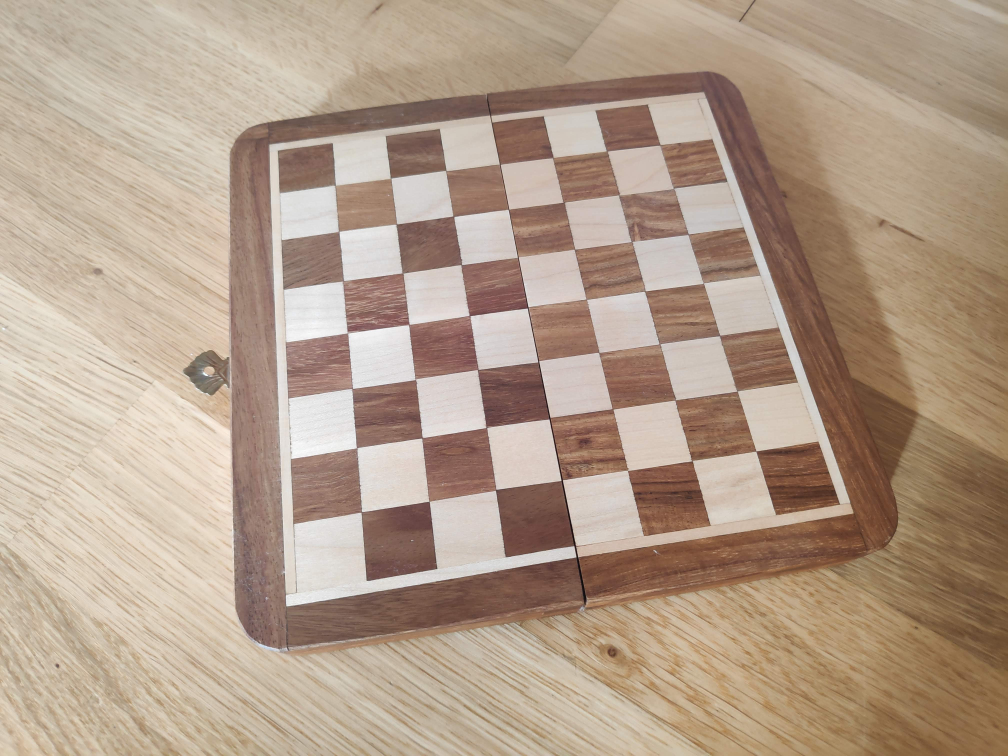
#> input picture RoboJan/callibration_images/IMG_20211029_142555.jpg, 4032 x 3024 px (shown at 1/4 size); its folder holds only this picture in this run
$ python -i image_processing.py   (imports and definitions only)
#> lines starting #> are read from the running program, lines starting #| are printed output that depends on the picture; after the words box and inside, x2 and y2 are one past the last pixel; in counts of white or black regions, pixels touching at a corner belong together
#> further down, picture is the input picture: shape (3024, 4032, 3); mean B, G, R 138.4, 156.9, 178.1
import numpy as np
import cv2 as cv
import glob


# [56 lines left out: functions calibrate, colour_filter, not called in this run]

def edge_detect(masked_frame):
    # convert img to grayscale
    img_gray = cv.cvtColor(masked_frame, cv.COLOR_BGR2GRAY)
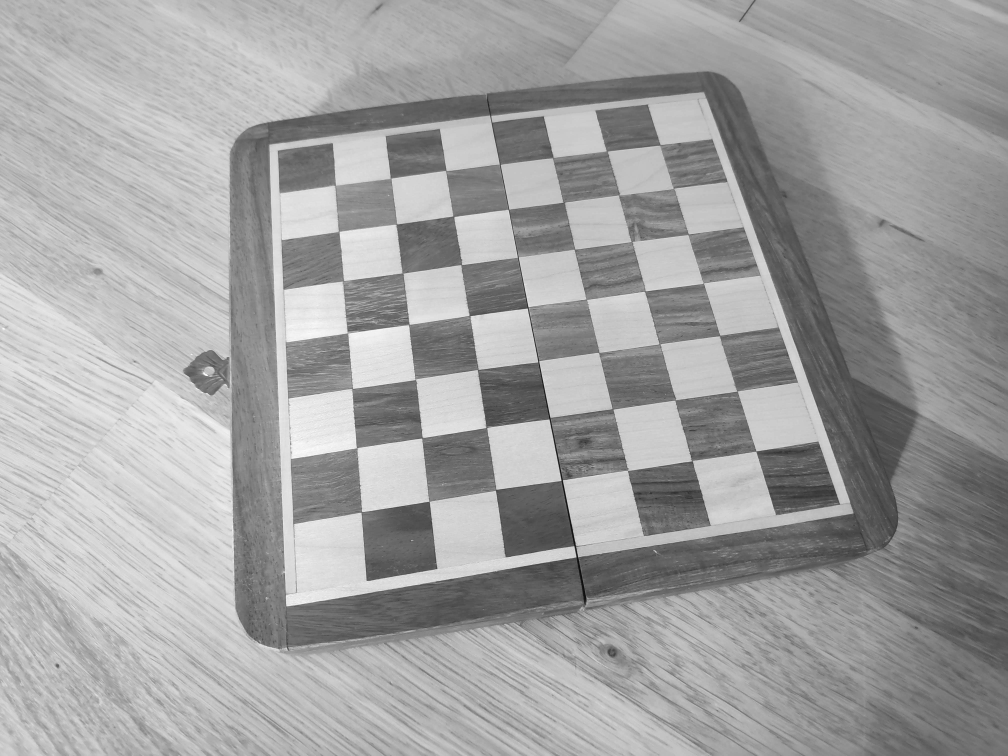
#> img_gray: shape (3024, 4032) (shown at 1/4 size); min 1, max 255, mean 161.1
    # Canny Edge Detection
    edges = cv.Canny(image=img_gray, threshold1=100, threshold2=200)  # Canny Edge Detection
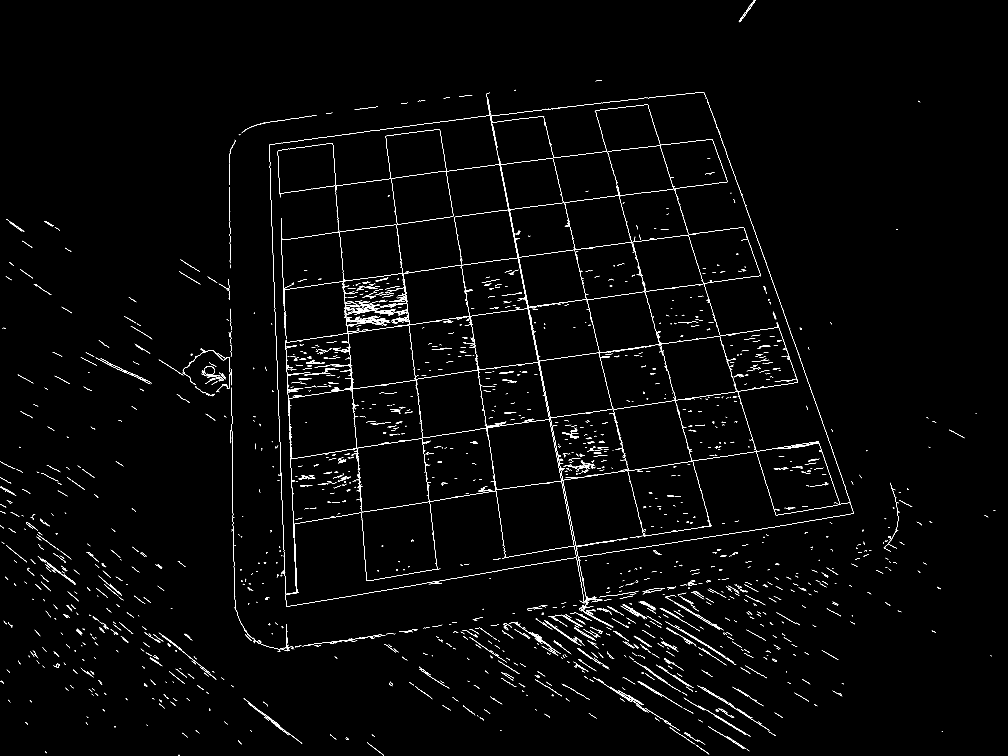
#> edges: shape (3024, 4032) (shown at 1/4 size); 0.96% white in thin lines or dots
    contours, _ = cv.findContours(edges, cv.RETR_EXTERNAL, cv.CHAIN_APPROX_SIMPLE)
#> contours = 2289 contours, 2061 with area under 20; largest, box (x1, y1, x2, y2) and area: (2038, 841, 3362, 2399) 117965, (1948, 1677, 2246, 1959) 64642, (2347, 1167, 2638, 1412) 51780, (1565, 684, 1814, 898) 41484, (2000, 633, 2254, 839) 39250
    # contours = np.squeeze(cv.goodFeaturesToTrack(img_gray, 4, 0.1, 10))
    return edges, contours

def display_contours(contours):
    cv.drawContours(frame_processed, contours, -1, (0, 255, 0))

# [39 lines left out: functions area_filter, coordinate_filter, display_tracker, not called in this run]

>>> import cv2
>>> picture = cv2.imread('callibration_images/IMG_20211029_142555.jpg')
>>> result = edge_detect(picture)

$ run again, on RoboJan/callibration_images/IMG_20211029_142558.jpg
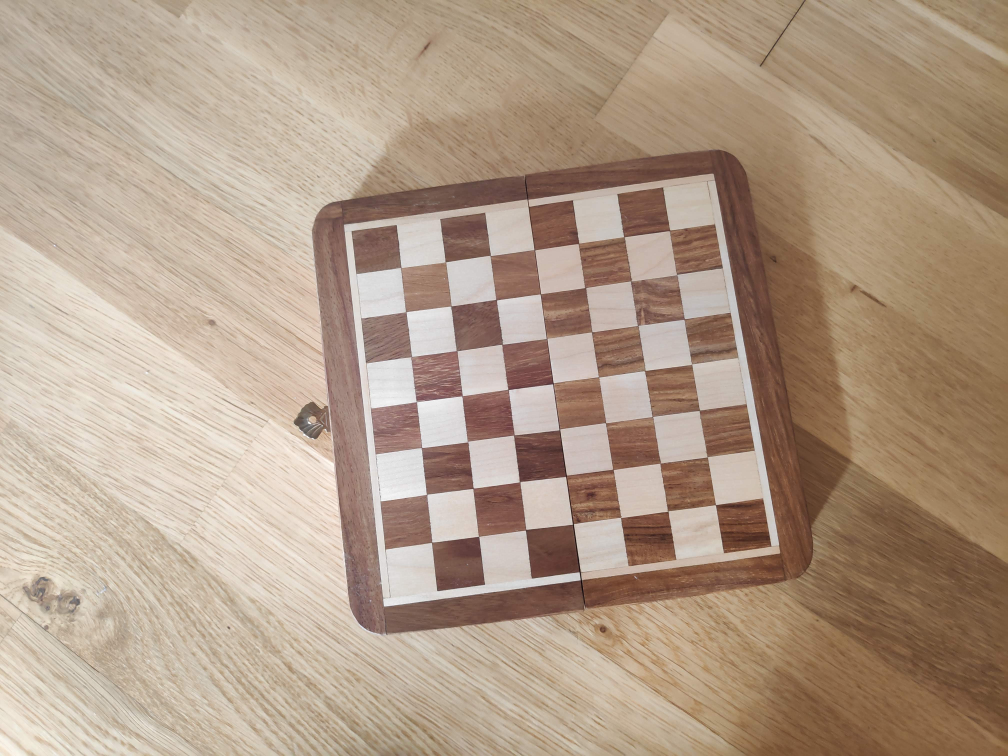
#> input picture RoboJan/callibration_images/IMG_20211029_142558.jpg, 4032 x 3024 px (shown at 1/4 size)
#> picture is the input picture: shape (3024, 4032, 3); mean B, G, R 135.6, 155.1, 176.4
#> in edge_detect, `img_gray = cv.cvtColor(masked_frame, cv.COLOR_BGR2GRAY)`:
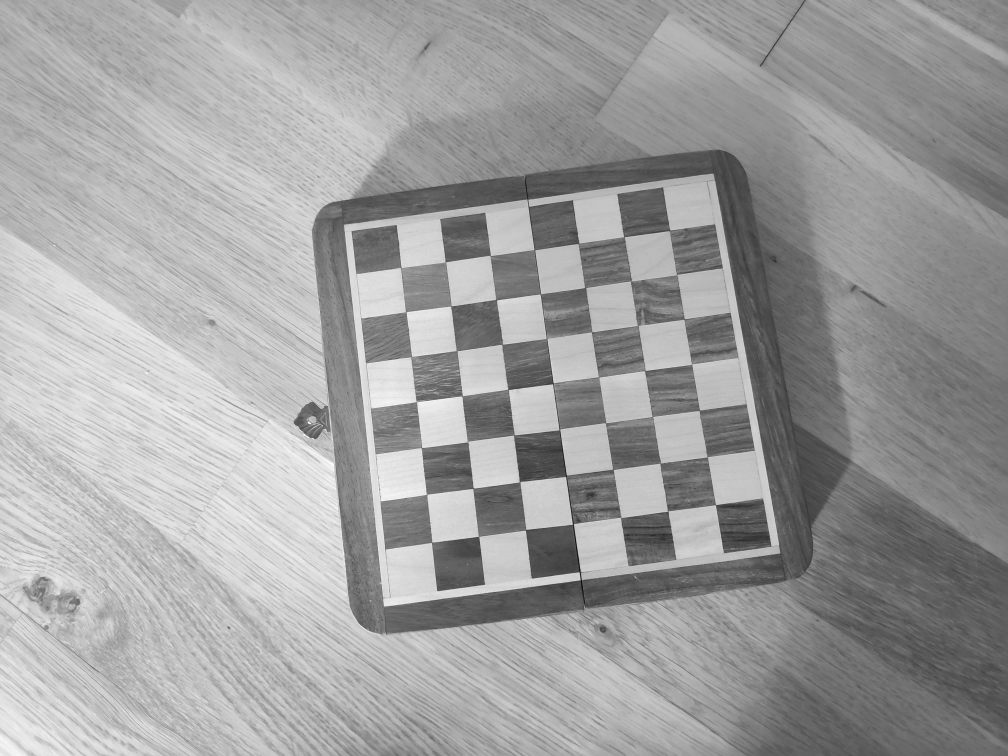
#> img_gray: shape (3024, 4032) (shown at 1/4 size); min 2, max 255, mean 159.3
#> in edge_detect, `edges = cv.Canny(image=img_gray, threshold1=100, threshold2=200)`:
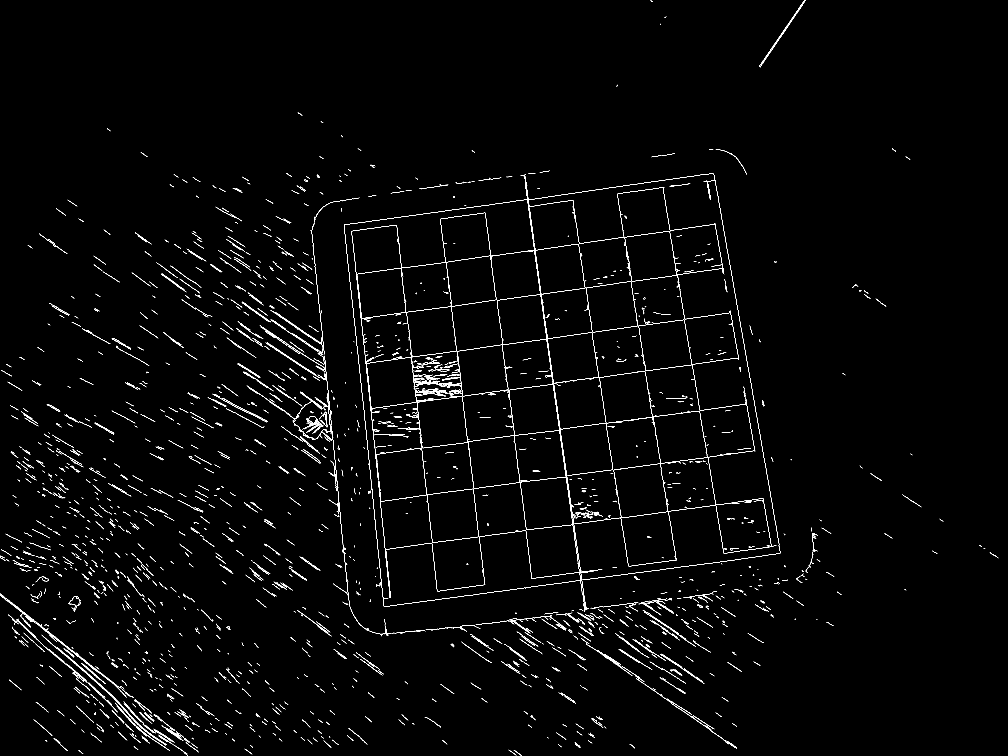
#> edges: shape (3024, 4032) (shown at 1/4 size); 1% white in thin lines or dots
#> contours = 2124 contours, 1744 with area under 20; largest, box (x1, y1, x2, y2) and area: (1668, 1586, 2079, 1954) 69169, (2297, 1855, 3089, 2265) 36666, (1706, 1955, 1916, 2171) 36084, (2081, 1799, 2292, 2120) 35866, (2397, 1485, 2610, 1693) 34524

$ run again, on RoboJan/callibration_images/IMG_20211029_142606.jpg
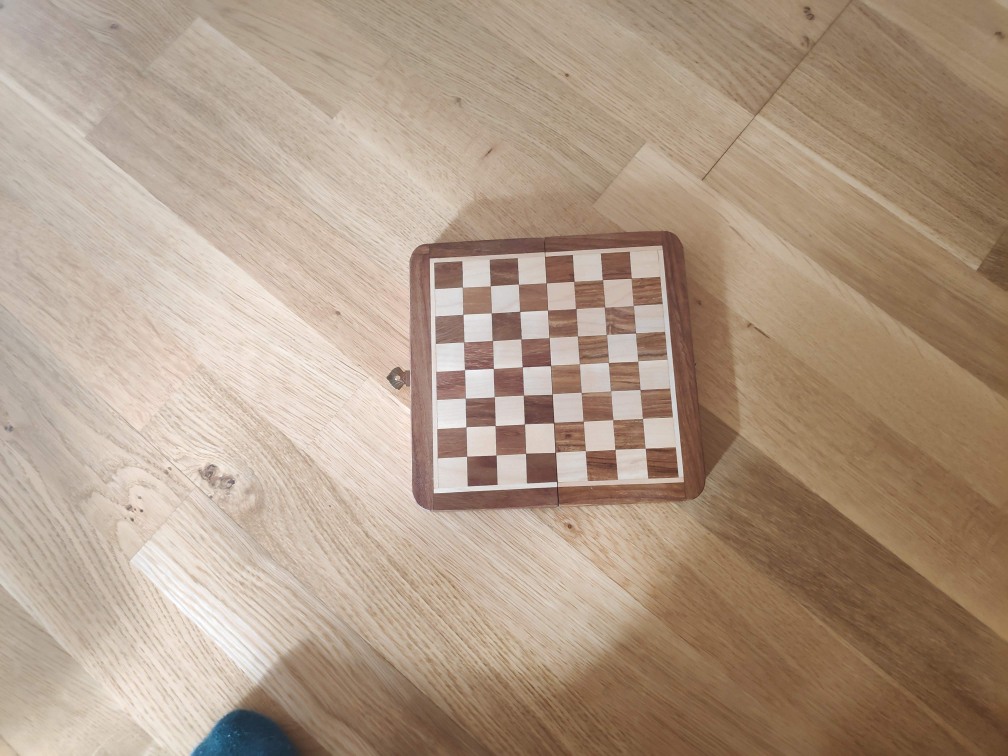
#> input picture RoboJan/callibration_images/IMG_20211029_142606.jpg, 4032 x 3024 px (shown at 1/4 size)
#> picture is the input picture: shape (3024, 4032, 3); mean B, G, R 134, 153.5, 174.9
#> in edge_detect, `img_gray = cv.cvtColor(masked_frame, cv.COLOR_BGR2GRAY)`:
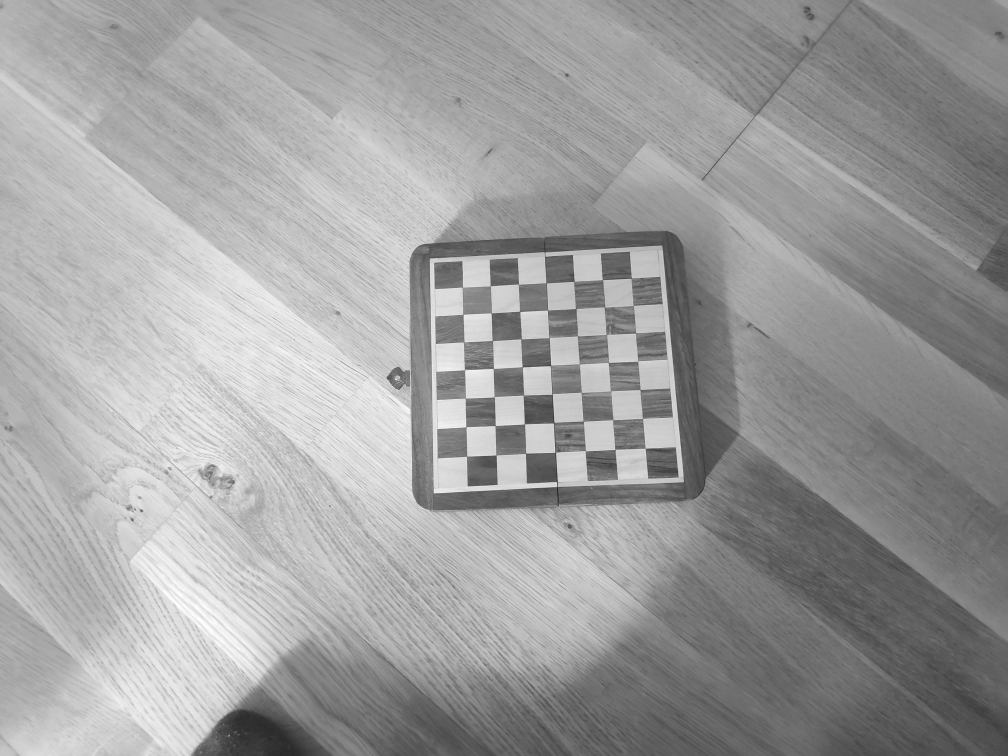
#> img_gray: shape (3024, 4032) (shown at 1/4 size); min 9, max 255, mean 157.7
#> in edge_detect, `edges = cv.Canny(image=img_gray, threshold1=100, threshold2=200)`:
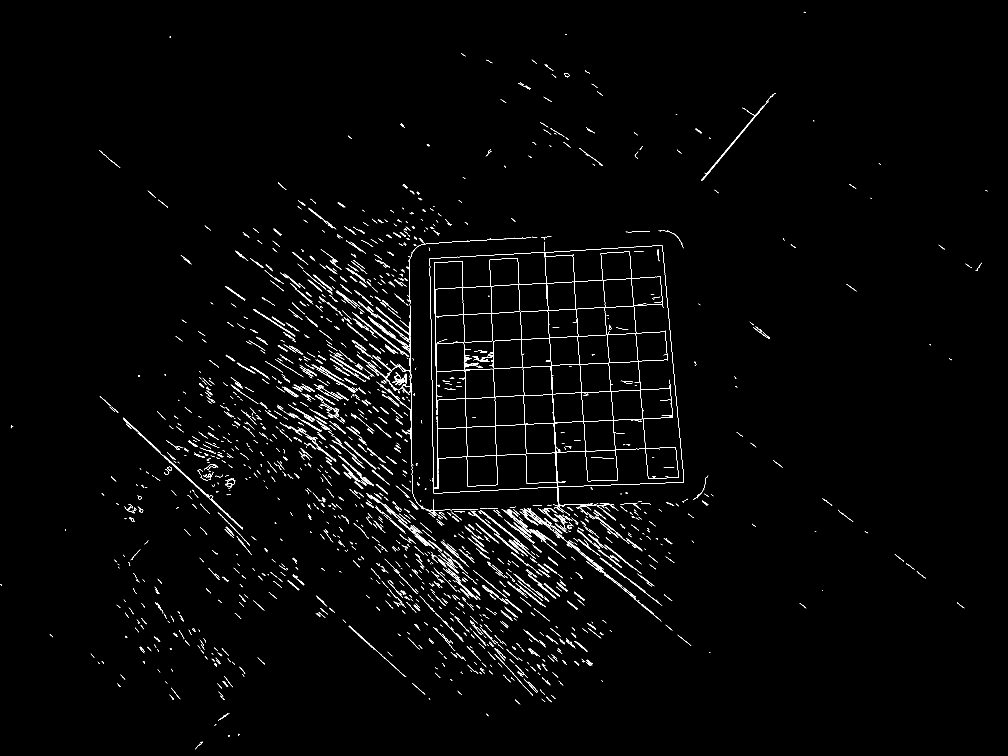
#> edges: shape (3024, 4032) (shown at 1/4 size); 1% white in thin lines or dots
#> contours = 2344 contours, 1791 with area under 20; largest, box (x1, y1, x2, y2) and area: (2181, 982, 2736, 2028) 56122, (1860, 1475, 2099, 1704) 26436, (1719, 1008, 2229, 1974) 24232, (1866, 1704, 1986, 1827) 13670, (2100, 1693, 2222, 1815) 13638

$ run again, on RoboJan/callibration_images/IMG_20211029_142608.jpg
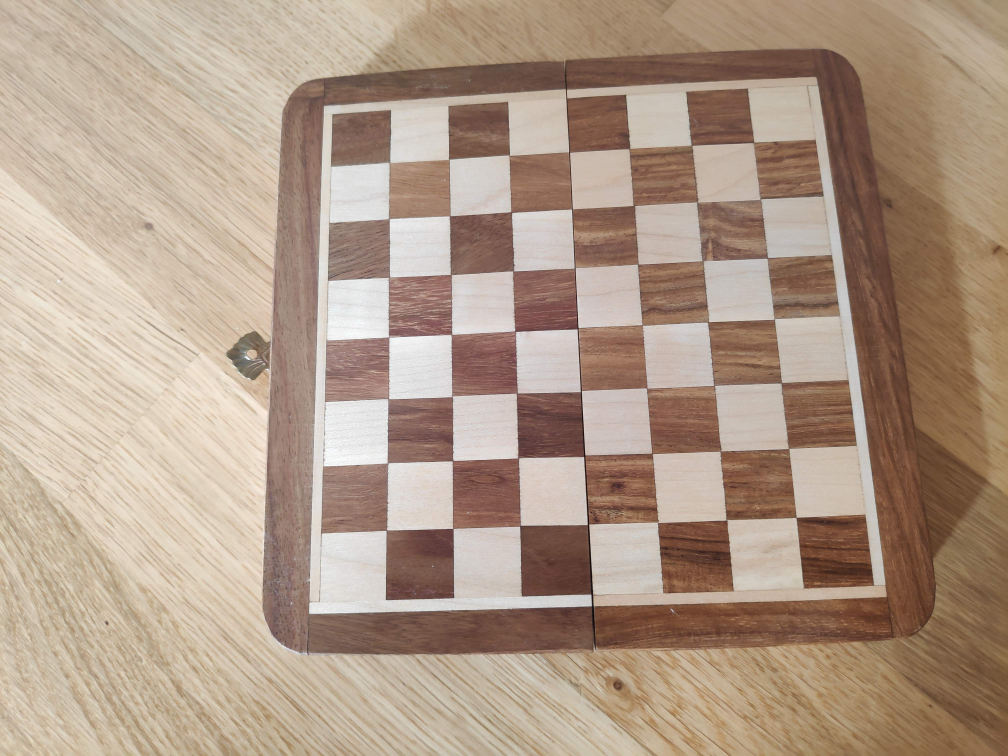
#> input picture RoboJan/callibration_images/IMG_20211029_142608.jpg, 4032 x 3024 px (shown at 1/4 size)
#> picture is the input picture: shape (3024, 4032, 3); mean B, G, R 135.8, 153.7, 175.3
#> in edge_detect, `img_gray = cv.cvtColor(masked_frame, cv.COLOR_BGR2GRAY)`:
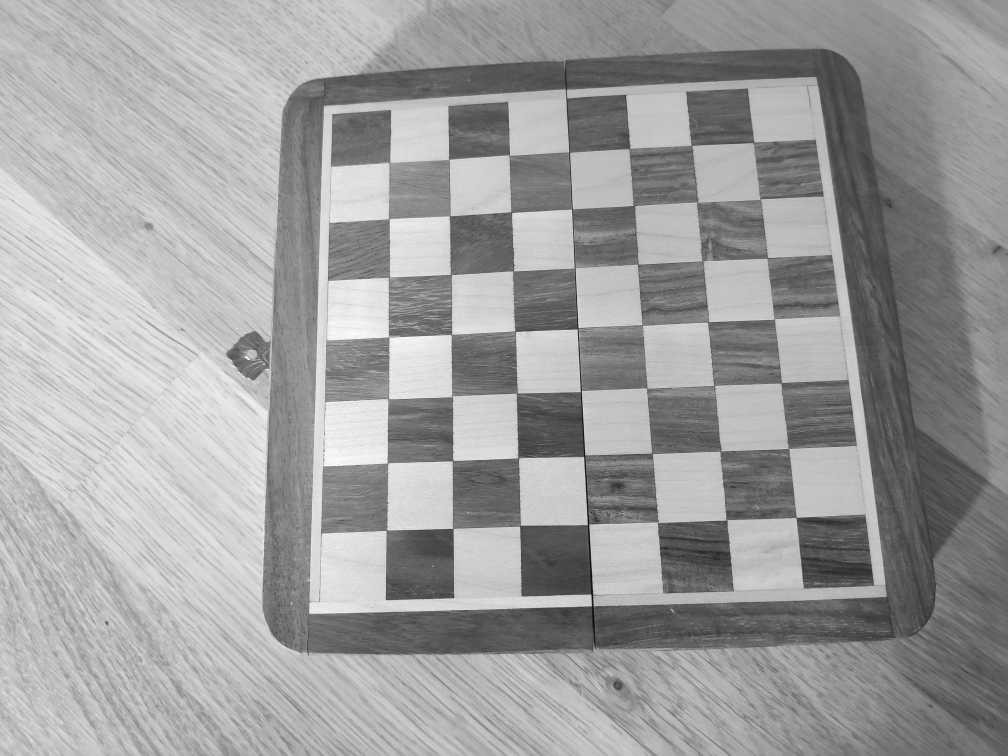
#> img_gray: shape (3024, 4032) (shown at 1/4 size); min 1, max 255, mean 158.1
#> in edge_detect, `edges = cv.Canny(image=img_gray, threshold1=100, threshold2=200)`:
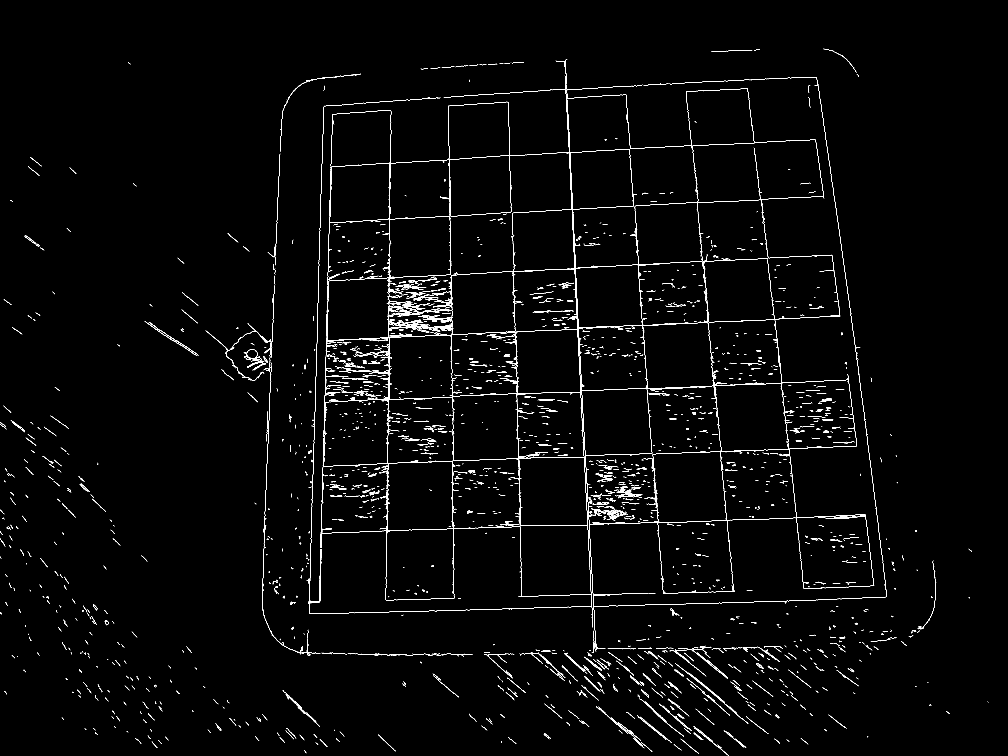
#> edges: shape (3024, 4032) (shown at 1/4 size); 1% white in thin lines or dots
#> contours = 2808 contours, 2604 with area under 20; largest, box (x1, y1, x2, y2) and area: (1808, 1574, 2081, 1844) 67028, (1564, 303, 2324, 1575) 56921, (1798, 621, 2046, 866) 54846, (2701, 2654, 2993, 2896) 212, (976, 1417, 1004, 1441) 178
